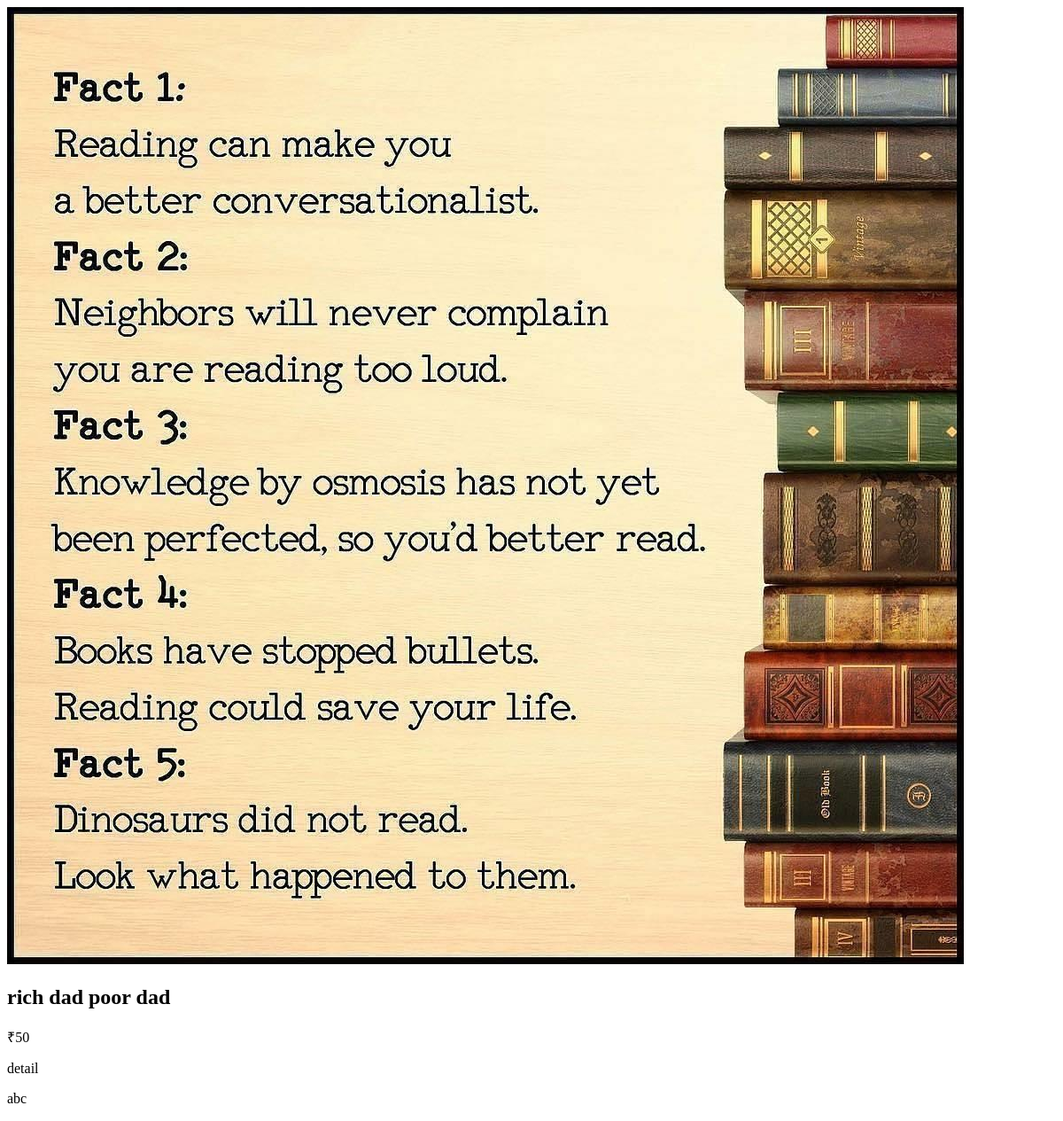
Page /products/rich_dad_poor_dad/ on the earlier database version.
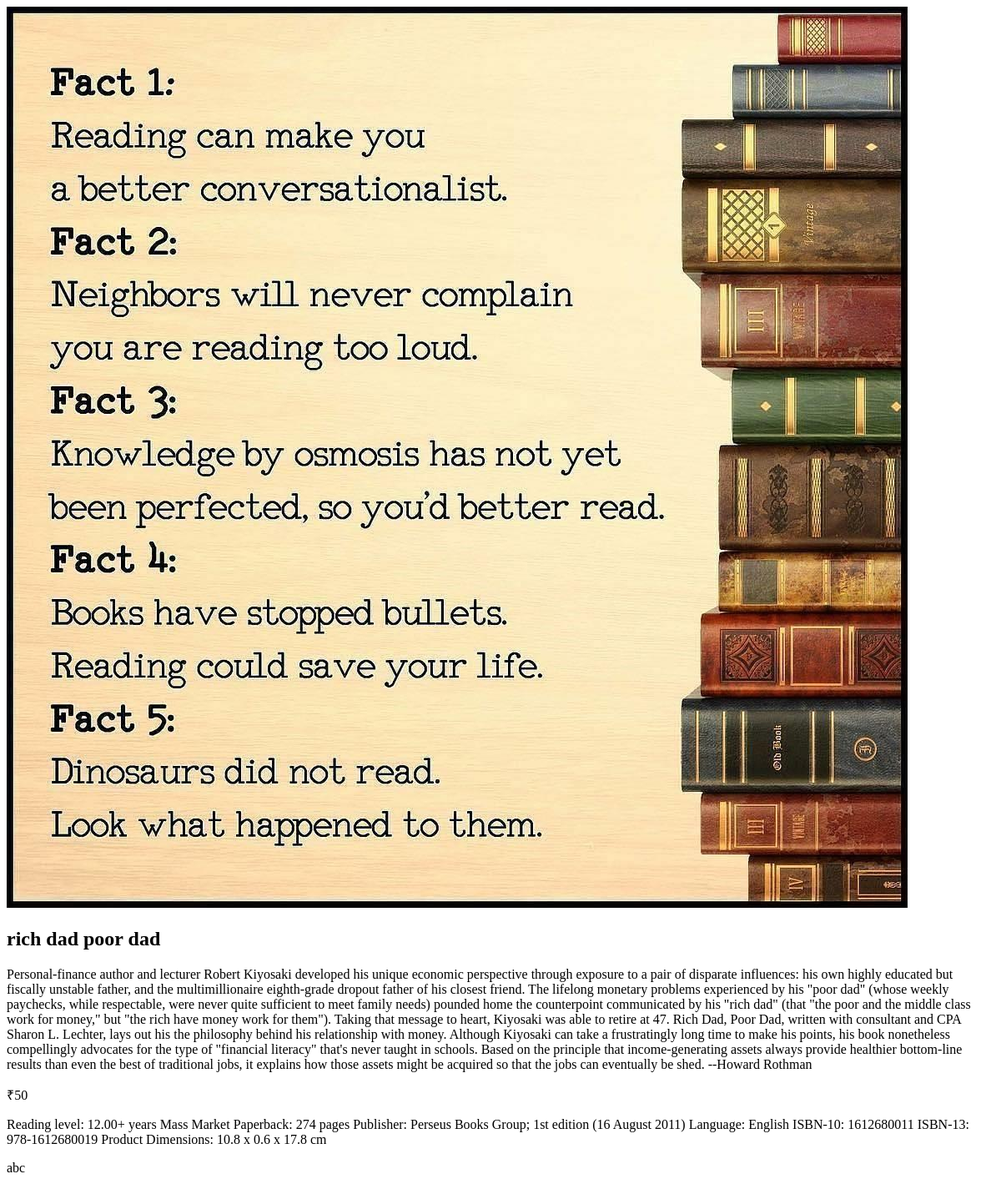
Same page on the later database version.
### products/models.py (models this page shows, shortened)
class Product(models.Model):
    name = models.CharField(max_length = 100)
    slug = models.SlugField()
    description = models.TextField(blank = True)
    cost = models.IntegerField(default = 50, blank = True)
    details = models.TextField()
    seller = models.CharField(max_length = 100, blank = True)
    image = models.ImageField(blank = 'True')
    def display_cost(self):
        return '₹' + str(self.cost)

### products/views.py (the view)
# urls.py: path('<slug:slug>/', views.product_details, name = 'details')
def product_details(request, slug):
    product = Product.objects.get(slug = slug)
    return render(request, 'products/product_details.html', {'product':product})

### products/templates/products/product_details.html
{% extends 'base_layout.html' %}
{% block content %}
    <div class="product-details">
        <div class="product">
            <img src="{{ product.image.url }}"/>
            <h2>{{ product.name }}</h2>
            <p>{{ product.description }}</p>
            <p>{{ product.display_cost }}</p>
            <p>{{ product.details }}</p>
            <p>{{ product.seller }}</p>
        </div>
    </div>
{% endblock %}

### templates/base_layout.html (shortened to what this page needs)
{% load static %}
<!DOCTYPE html>
<html lang="en" dir="ltr">
    <head>
        <link rel="stylesheet" href="{% static 'style.css' %}">
    </head>
    <body>
        <div class="wrapper">
            {% block content %}
            {% endblock %}
        </div>
    </body>
</html>

### assets/style.css (style rules this page uses)
body { background: white; }

Differences in the rows shown:
changed Product "rich dad poor dad": description (not shown) → "Personal-finance author and lecturer Robert Kiyosaki developed his unique economic perspective through exposure to a pair of disparate influences: his own highly educated but fiscally unstable father, and the multimillionaire eighth-grade dropout father of his closest friend. The lifelong monetary problems experienced by his \"poor dad\" (whose weekly paychecks, while respectable, were never quite sufficient to meet family needs) pounded home the counterpoint communicated by his \"rich dad\" (that \"the poor and the middle class work for money,\" but \"the rich have money work for them\"). Taking that message to heart, Kiyosaki was able to retire at 47. Rich Dad, Poor Dad, written with consultant…"; details "detail" → "Reading level: 12.00+ years Mass Market Paperback: 274 pages Publisher: Perseus Books Group; 1st edition (16 August 2011) Language: English ISBN-10: 1612680011 ISBN-13: 978-1612680019 Product Dimensions: 10.8 x 0.6 x 17.8 cm"
